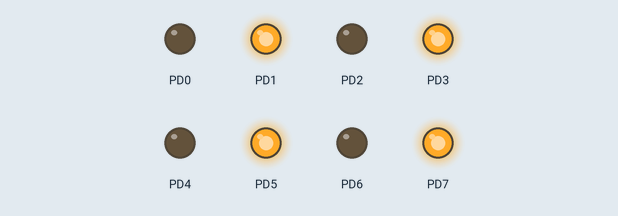
This program was run on a simulated ATmega128, built with avr-gcc and emulated at 8 MHz. Parts: output pins drawn as LEDs (lit = HIGH).

Above: at 0.05 s.
At 8.03 s:
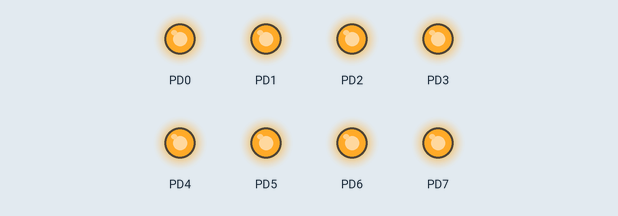
At 8.38 s:
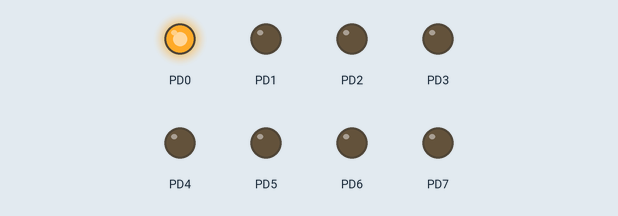
At 8.78 s:
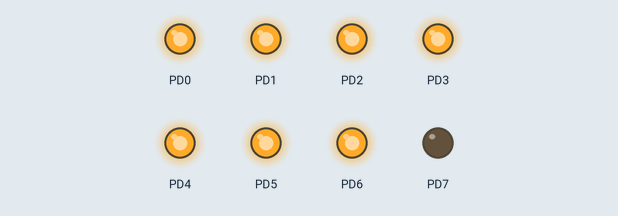
At 9.56 s:
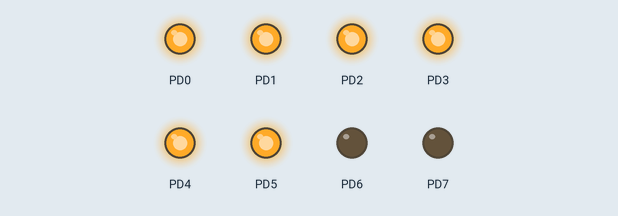
At 12.46 s:
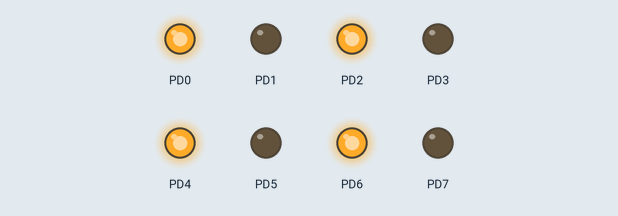
Timing chart, 0 to 12.8 s (numbered marks = the images above):
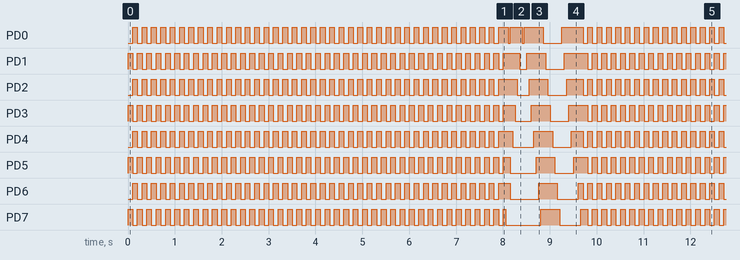

The program:

main.c
```c
/*
 * Opdracht5.c
 *
 * Created: 6-2-2018 11:26:57
 * Author : dionb
 */
#define F_CPU 8000000

#include <avr/io.h>
#include <util/delay.h>


int main(void)
{
	DDRD = 0xFF;

	int animation1[8] = {
		0b10101010, 0b01010101, 0b10101010, 0b01010101, 0b10101010, 0b01010101, 0b10101010, 0b01010101
	};

	int animation2[34] = {
		0b11111111, 0b01111111, 0b001111110, 0b00011111, 0b00001111, 0b00000111, 0b00000011, 0b00000001, 0b00000000, 0b00000001, 0b00000011,
		0b00000111, 0b00001111, 0b00011111, 0b00111111, 0b01111111, 0b11111111, 0b11111110, 0b11111100, 0b11111000, 0b11110000, 0b11100000, 0b11000000, 0b10000000,
		0b00000000, 0b00000001, 0b00000011, 0b00000111, 0b00001111, 0b00011111, 0b00111111, 0b00111111, 0b01111111, 0b11111111
	};

    /* Replace with your application code */
    while (1)
    {
		for(int j = 0; j < 10; j++) {
			for(int i = 0; i < 8; i++) {
				PORTD = animation1[i];
				wait(100);
			}
		}

		for(int i = 0; i < 34; i++) {
			PORTD = animation2[i];
			wait(50);
		}
    }
}

void wait(int ms) {
	for(int i = 0; i < ms; i++) {
		_delay_ms(1);
	}
}
```

Measured:
- by itself, PD0, PD2, PD4: moves between LOW and HIGH, repeating every 9.7 s
- by itself, PD1: repeats every 9.7 s: HIGH 0.35 s, LOW 0.15 s, HIGH 0.40 s, LOW 0.40 s, HIGH 0.50 s, 39 × (LOW 0.10 s, HIGH 0.10 s), LOW 0.10 s
- by itself, PD3: repeats every 9.7 s: HIGH 0.25 s, LOW 0.35 s, HIGH 0.40 s, LOW 0.40 s, HIGH 0.40 s, 39 × (LOW 0.10 s, HIGH 0.10 s), LOW 0.10 s
- by itself, PD5: repeats every 9.7 s: HIGH 0.15 s, LOW 0.55 s, HIGH 0.40 s, LOW 0.40 s, HIGH 0.30 s, 39 × (LOW 0.10 s, HIGH 0.10 s), LOW 0.10 s
- by itself, PD6: repeats every 9.7 s: HIGH 0.25 s, LOW 0.60 s, HIGH 0.40 s, LOW 0.45 s, 40 × (HIGH 0.10 s, LOW 0.10 s)
- by itself, PD7: repeats every 9.7 s: HIGH 0.05 s, LOW 0.75 s, HIGH 0.40 s, LOW 0.45 s, HIGH 0.15 s, 39 × (LOW 0.10 s, HIGH 0.10 s), LOW 0.10 s
